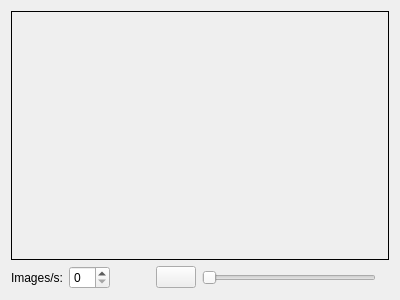
<?xml version="1.0" encoding="UTF-8"?>
<ui version="4.0">
 <class>ImageDisplayerWidget</class>
 <widget class="QWidget" name="ImageDisplayerWidget">
  <property name="geometry">
   <rect>
    <x>0</x>
    <y>0</y>
    <width>400</width>
    <height>300</height>
   </rect>
  </property>
  <property name="windowTitle">
   <string>Form</string>
  </property>
  <layout class="QGridLayout" name="gridLayout">
   <item row="0" column="0">
    <layout class="QVBoxLayout" name="verticalLayout" stretch="1,0">
     <item>
      <widget class="QLabel" name="image">
       <property name="frameShape">
        <enum>QFrame::Box</enum>
       </property>
       <property name="text">
        <string/>
       </property>
      </widget>
     </item>
     <item>
      <layout class="QHBoxLayout" name="horizontalLayout">
       <item>
        <widget class="QLabel" name="label">
         <property name="text">
          <string>Images/s:</string>
         </property>
        </widget>
       </item>
       <item>
        <widget class="QSpinBox" name="ips"/>
       </item>
       <item>
        <spacer name="horizontalSpacer">
         <property name="orientation">
          <enum>Qt::Horizontal</enum>
         </property>
         <property name="sizeType">
          <enum>QSizePolicy::Minimum</enum>
         </property>
         <property name="sizeHint" stdset="0">
          <size>
           <width>40</width>
           <height>20</height>
          </size>
         </property>
        </spacer>
       </item>
       <item>
        <widget class="QPushButton" name="play">
         <property name="text">
          <string/>
         </property>
         <property name="checkable">
          <bool>true</bool>
         </property>
        </widget>
       </item>
       <item>
        <widget class="QSlider" name="imageSlider">
         <property name="orientation">
          <enum>Qt::Horizontal</enum>
         </property>
        </widget>
       </item>
       <item>
        <widget class="QLabel" name="imageCounter">
         <property name="text">
          <string/>
         </property>
        </widget>
       </item>
      </layout>
     </item>
    </layout>
   </item>
  </layout>
 </widget>
 <resources/>
 <connections/>
</ui>
